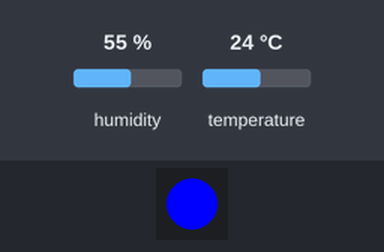
Recording of a program running on a simulated Pycom board running MicroPython. On the bench: 1 RGB LEDs in strip order, left to right. The inputs (shaded band) are chosen by the test bench; at power-on: humidity 55 %, temperature 24 °C. No radio messages arrive unless stated (any console line starting 'radio sent:' is added by the test bench); the interpreter's speed is modelled, so counts of loop turns are approximate; the LoRaWAN join succeeds after 3 s and a send takes 0.1 s; the clock reads 2024-03-15 10:24:30 at power-on unless the program sets it; what the program prints to the serial console is not drawn.

Above: at 5.8 s.
At 11.8 s:
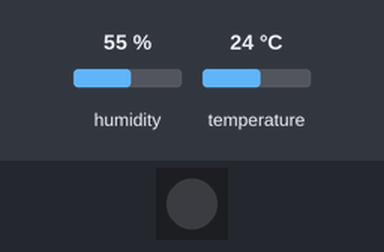
At 17.36 s:
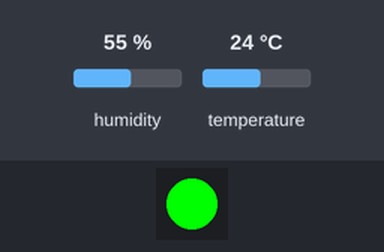
Timing chart, 0 to 19.8 s (numbered marks = the images above):
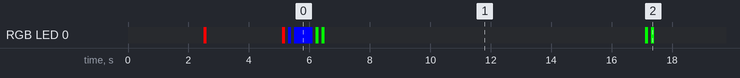

The program:

main_downlink_state.py
```python
import os
import time
import utime
import ujson
import binascii
import machine
import lora
from config import dev_eui, app_eui, app_key
import si7021
from wrapper import LED

# Connect to LoRaWAN
n = lora.LORA()
n.connect(dev_eui, app_eui, app_key)

# LED status
led = -1

# Connect sensor
sensor = si7021.SI7021()

def handle_state(data):
    global led
    state = None

    try:
        state = ujson.loads(data)[0]
    except ValueError as e:
        print("Exception occured while parsing state")
        return

    print("Parsed state: ", state)

    if (int(state['led']['desired']) > 0):
        led = 1
        LED.on()

    if (int(state['led']['desired']) < 0):
        led = -1
        LED.off()

def send_payload(data):
    hum = 0
    temp = 0

    # Hum & temp
    try:
        hum = sensor.getRH()
        temp = sensor.readTemp()
    except OSError as e:
        print("Exception occured while measuring data")
        print("errno: ", e.errno)

    final = {
        'resource_hum': hum,
        'resource_temp': temp,
        'resource_led': led,
        'resource_data': ujson.dumps(data)
    }
    state = n.send(ujson.dumps(final))

    if (len(state) > 0):
        handle_state(state)

    time.sleep(10)

count = 0
while True:
    print("Cycle ", count)
    count = count + 1

    # Platform
    data = os.uname()
    send_payload({
        'sysname':      data[0],
        'nodename':     data[1],
        'release':      data[2],
        'version':      data[3],
        'machine':      data[4]
    })

    # RTC
    send_payload({'rtc': utime.time()})

    # Sysclk
    send_payload({'sysclk': machine.freq()})

    # Device ID
    send_payload({'device_id': binascii.hexlify(machine.unique_id())})

    # LoRa bandwidth
    send_payload({'bandwidth': n.lora.bandwidth()})

    # LoRa frequency
    send_payload({'frequency': n.lora.frequency()})

    # LoRa power mode
    send_payload({'power_mode': n.lora.power_mode()})

    # LoRa MAC
    send_payload({'mac': n.lora.mac()})
```

lora.py
```python
import socket
from binascii import unhexlify
from network import LoRa
from wrapper import LED

class LORA(object):
  'Wrapper class for LoRa'

  # LoRa and socket instances
  lora = None
  s = None

  def connect(self, dev_eui, app_eui, app_key):
    """
    Connect device to LoRa.
    Set the socket and lora instances.
    """

    dev_eui = unhexlify(dev_eui)
    app_eui = unhexlify(app_eui)
    app_key = unhexlify(app_key)

    # Disable blue blinking and turn LED off
    LED.heartbeat(False)
    LED.off()

    # Initialize LoRa in LORAWAN mode
    self.lora = LoRa(mode = LoRa.LORAWAN)

    # Join a network using OTAA (Over the Air Activation)
    self.lora.join(activation = LoRa.OTAA, auth = (dev_eui, app_eui, app_key), timeout = 0)

    # Wait until the module has joined the network
    count = 0
    while not self.lora.has_joined():
      LED.blink(1, 2.5, 0xff0000)
      # print("Trying to join: " ,  count)
      count = count + 1

    # Create a LoRa socket
    LED.blink(2, 0.1)
    self.s = socket.socket(socket.AF_LORA, socket.SOCK_RAW)

    # Set the LoRaWAN data rate
    self.s.setsockopt(socket.SOL_LORA, socket.SO_DR, 5)

    # Make the socket non-blocking
    self.s.setblocking(False)

    # print ("Joined! ",  count)
    # print("Create LoRaWAN socket")

    # Create a raw LoRa socket
    self.s = socket.socket(socket.AF_LORA, socket.SOCK_RAW)
    self.s.setblocking(False)

  def send(self, data):
    """
    Send data over the network.
    """

    try:
      self.s.send(data)
      LED.blink(2, 0.1, 0x00ff00)
      print("Sending data:")
      print(data)
    except OSError as e:
      if e.errno == 11:
        print("Caught exception while sending")
        print("errno: ", e.errno)

    LED.off()
    data = self.s.recv(64)
    print("Received data:", data)

    return data
```

config.py
```python
# OTAA authentication parameters
dev_eui = ""
app_eui = ""
app_key = ""
```

si7021.py
```python
from time import sleep
from machine import I2C

class SI7021(object):
  'Si7021-A20 sensor library for Pycom LoPy'

  i2c = None

  # Definitions.
  # https://www.silabs.com/Support%20Documents%2FTechnicalDocs%2FSi7021-A20.pdf

  # I2C slave address
  ADDR = 0x40

  # Commands, *_HOLD = use of clock line
  HUMD_MEASURE_HOLD = 0xE5
  HUMD_MEASURE_NOHOLD = 0xF5
  TEMP_MEASURE_HOLD = 0xE3
  TEMP_MEASURE_NOHOLD = 0xF3
  TEMP_PREV = 0xE0

  # Heater
  HEATER_REG_ON = 0x3E
  HEATER_REG_OFF = 0x3A

  # User registers
  WRITE_USER_REG = 0xE6
  READ_USER_REG = 0xE7

  # Misc.
  SOFT_RESET = 0xFE

  def __init__(self):
    self.i2c = I2C(0, I2C.MASTER)

  def measure(self, command):
    # Read only msb and lsb for old temp
    nBytes = 3
    if (command == self.TEMP_PREV):
      nBytes = 2

    # Write command to sensor
    self.i2c.writeto(self.ADDR, bytearray([command]))
    # Wait for conversion
    sleep(0.25)

    # msb = 0
    # lsb = 1
    recv = self.i2c.readfrom(self.ADDR, 2)

    # Clear last bits of lsb to 00
    cleared = recv[1] & 0xFC
    measurement = recv[0] << 8 | cleared
    return measurement

  def writeReg(self, value):
    self.i2c.writeto(self.ADDR, bytearray([self.WRITE_USER_REG, value]))

  def readReg(self):
    self.i2c.writeto(self.ADDR, bytearray([self.READ_USER_REG]))
    recv = self.i2c.readfrom(self.ADDR, 1)
    return recv

  def getRH(self):
    code = self.measure(self.HUMD_MEASURE_HOLD)
    return ((125.0 * code / 65536) - 6)

  def getTemp(self):
    code = self.measure(self.TEMP_MEASURE_HOLD)
    return ((175.72 * code / 65536) - 46.85)

  # Read temp from previous HD measurement
  def readTemp(self):
    code = self.measure(self.TEMP_PREV)
    return ((175.72 * code / 65536) - 46.85)

  def heaterOn(self):
    self.writeReg(self.HEATER_REG_ON)

  def heaterOff(self):
    self.writeReg(self.HEATER_REG_OFF)

  def reset(self):
    self.writeReg(SOFT_RESET)
```

wrapper.py
```python
from pycom import heartbeat, rgbled
from time import sleep

class LED(object):
    'Wrapper class for controlling the LED'

    def heartbeat(state):
        heartbeat(state)

    def on():
        rgbled(0x00FF00)

    def off():
        rgbled(0x000000)

    def blink(n = 0, d = 0.5, c = 0x0000ff):
        """
        Blink the LED.
        n = number of times to blink
        d = duration of the light
        c = color
        """
        for x in range(n):
            rgbled(0x000000)
            sleep(d)
            rgbled(c)
            sleep(0.1)
```

Measured:
- by itself, RGB LED 0: off → RGB(255, 0, 0) at 2.5 s, → off 0.10 s later, → RGB(255, 0, 0) 2.5 s later, → off 0.10 s later, … (24 changes in this stretch)
- by itself, everything shown: repeats every 10.9 s, in 4 steps
